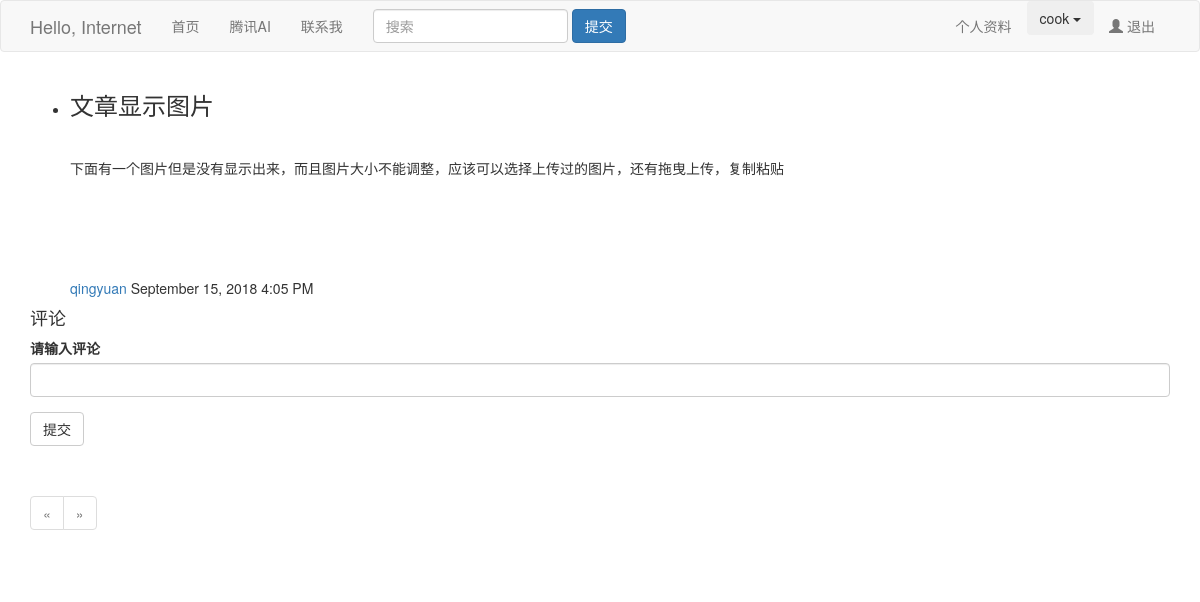
Screenshot of /post/110 (signed in) with the database file from the repository.
### app/models.py (models this page shows, shortened)
class User(UserMixin, db.Model):
    __tablename__ = 'users'
    id = db.Column(db.Integer, primary_key=True)
    email = db.Column(db.String(64), unique=True, index=True)   #使用邮箱登录
    username = db.Column(db.String(64), unique=True, index=True)
    password_hash = db.Column(db.String(128))
    confirmed = db.Column(db.Boolean, default=False)
    name = db.Column(db.String(64))
    location = db.Column(db.String(64))
    about_me = db.Column(db.Text())
    member_since = db.Column(db.DateTime(), default=datetime.utcnow)
    last_seen = db.Column(db.DateTime(), default=datetime.utcnow)
    role_id = db.Column(db.Integer, db.ForeignKey('roles.id'))
    posts = db.relationship('Post', backref='author', lazy='dynamic')
    followed = db.relationship('Follow',
                               foreign_keys=[Follow.follower_id],
                               backref=db.backref('follower', lazy='joined'),
                               lazy='dynamic',
                               cascade='all, delete-orphan')
    followers = db.relationship('Follow',
                                foreign_keys=[Follow.followed_id],
                                backref=db.backref('followed', lazy='joined'),
                                lazy='dynamic',
                                cascade='all, delete-orphan')
    comments = db.relationship('Comment', backref='author', lazy='dynamic')
    def can(self, permissions):
        return self.role is not None and \
               (self.role.permissions & permissions) == permissions
    def is_administrator(self):
        return self.can(Permission.ADMINISTER)
    @property
    def password(self):
        raise AttributeError('密码不可读')  #不可读取密码
    def ping(self):
        self.last_seen = datetime.utcnow()
        db.session.add(self)

class Post(db.Model):
    __tablename__ = 'posts'     #数据库表
    id = db.Column(db.Integer, primary_key=True)
    title = db.Column(db.String(1024))
    body = db.Column(db.Text)
    body_html = db.Column(db.Text)
    timestamp = db.Column(db.DateTime, index=True, default=datetime.utcnow)
    author_id = db.Column(db.Integer, db.ForeignKey('users.id'))   #users是数据库表名 外键
    comments = db.relationship('Comment', backref='post', lazy='dynamic')

### app/main/views.py (the view, shortened to what this page needs)
@main.route('/post/<int:id>', methods=['GET', 'POST'])
def post(id):
    post = Post.query.get_or_404(id)
    form = CommentForm()
    page = request.args.get('page', 1, type=int)
    if page == -1:
        page = (post.comments.count() - 1) / \
               current_app.config['FLASKY_COMMENTS_PER_PAGE'] + 1
    pagination = post.comments.order_by(Comment.timestamp.asc()).paginate(
        page, per_page=current_app.config['FLASKY_COMMENTS_PER_PAGE'],
        error_out=False)
    comments = pagination.items
    return render_template('post.html', posts=[post], form=form,
                           comments=comments, pagination=pagination)

### app/main/forms.py
class CommentForm(FlaskForm):
    body = StringField('请输入评论', validators=[DataRequired()])
    submit = SubmitField('提交')

### app/auth/views.py (called while the page is built)
@auth.before_app_request
def before_request():
    if current_user.is_authenticated:
        current_user.ping()
        if not current_user.confirmed \
            and request.endpoint[:5] != 'auth.'\
        and request.endpoint != 'static':
            return redirect(url_for('auth.unconfirmed'))

### app/main/__init__.py (called while the page is built)
@main.app_context_processor
def inject_permissions():
    return dict(Permission=Permission)

### app/models.py (called while the page is built)
@login_manager.user_loader
def load_user(user_id):
    return User.query.get(int(user_id))

### app/templates/post.html (shortened to what this page needs)
{% extends "base.html" %}
 {% import "bootstrap/wtf.html" as wtf %}
{% import "_macros.html" as macros %}
{% block page_content %}
{% include '_posts.html' %}
<h4 id="comments">评论</h4>
{% if current_user.can(Permission.COMMENT) %}
<div class="comment-form">
    {{ wtf.quick_form(form) }}
</div>
{% endif %}
{% if pagination %}
<div class="pagination">
    {{ macros.pagination_widget(pagination, '.post', fragment='#comments', id=posts[0].id) }}
</div>
{% endif %}
{% endblock %}

### app/templates/base.html (shortened to what this page needs)
{% extends "bootstrap/base.html" %}
{% block head %}
{{ super() }}
{% endblock %}
{% block navbar %}
<div class="navbar navbar-default" role="navigation">
        <div class="container">
        <div class="navbar-header">
            <a class="navbar-brand" href="/">Hello, Internet</a>
        </div>
        <div class="navbar-collapse collapse">
            <ul class="nav navbar-nav">
                <li><a href="/">首页</a></li>
                <li><a href="{{ url_for('ai.form') }}">腾讯AI</a></li>
                <li><a href="{{ url_for('main.about') }}">联系我</a></li>
            </ul>
            <form class="navbar-form navbar-left" role="search" >
                <div class="form-group">
                <input type="text" class="form-control" placeholder="搜索" >
                </div>
                <button type="submit" class="btn btn-primary" >提交</button>
            </form>
            <ul class="nav navbar-nav navbar-right">
                {% if current_user.is_authenticated %}
                <li><a href="{{ url_for('main.user', username=current_user.username) }}"> 个人资料 </a></li>
                <li class="dropdown">
	                <button type="button" class="btn dropdown-toggle" id="dropdownMenu1"
                            data-toggle="dropdown">{{ current_user.username }}
	                <span class="caret"></span>
	                </button>
                </li>
                <li><a href="{{ url_for('auth.logout') }}"><span class="glyphicon glyphicon-user"></span> 退出</a></li>
                {% else %}
                <li><a href="{{ url_for('auth.login') }}"><span class="glyphicon glyphicon-log-in"></span> 登录/注册</a></li>
                {% endif %}
            </ul>
        </div>
    </div>
</div>
{% endblock %}
{% block content %}
<div class="container">
    {% block page_content %}{% endblock %}
</div>
{% endblock %}

### app/templates/_posts.html (shortened to what this page needs)
<ul class="posts">
{% for post in posts %}
<li class="post">
    <div class="post-title"><h3>{{ post.title }}</h3></div>
    <div class="post-body">
        {% if post.body_html %}
            {{ post.body_html | safe}}
        {% else %}
            {{ post.body }}
        {% endif %}
    </div>
    <div class="post-author">
        <a href="{{ url_for('.user', username=post.author.username) }}">{{ post.author.username }}</a>
        <span class="post-date">{{ moment(post.timestamp).format('LLL') }}</span>
    </div>
</li>
{% endfor %}
</ul>

### rows the page displays
User: username "cook"
Post: title "文章显示图片", body_html "下面有一个图片但是没有显示出来，而且图片大小不能调整，应该可以选择上传过的图片，还有拖曳上传，复制粘贴", author.username "qingyuan", timestamp "September 15, 2018 4:05 PM"
